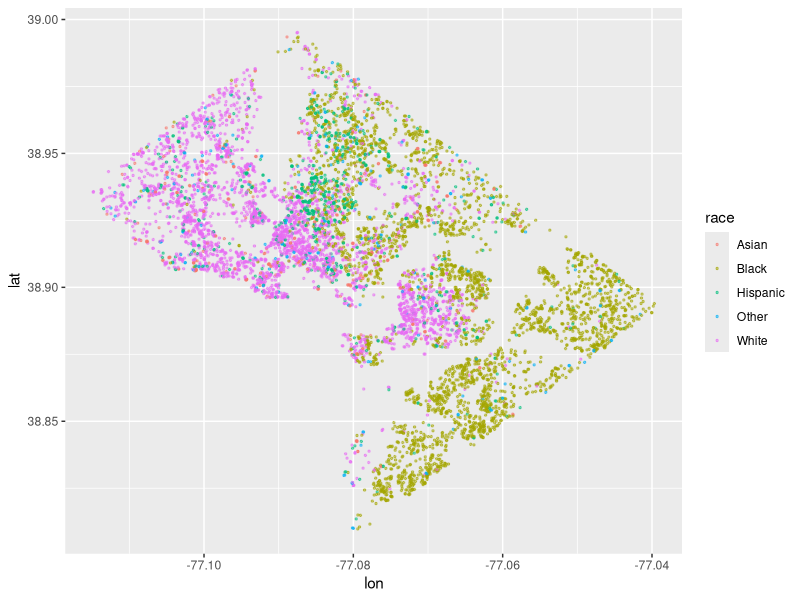
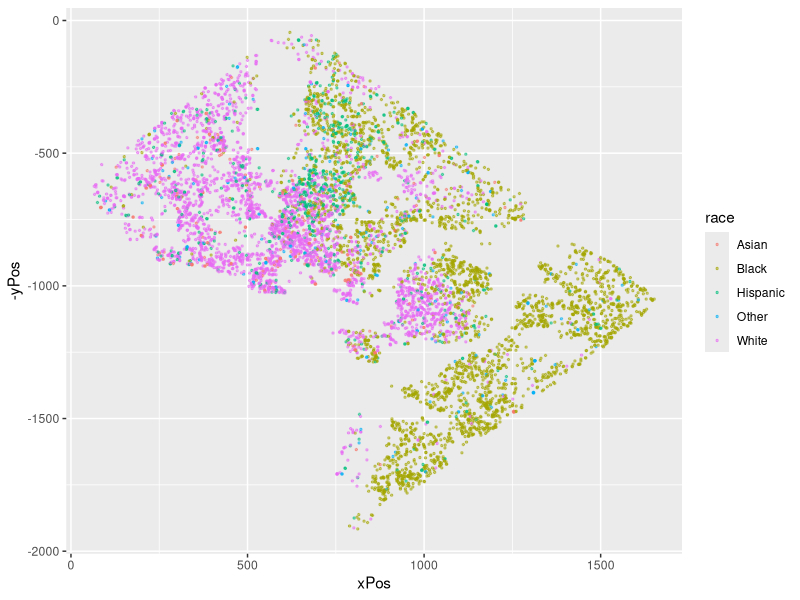

The R script that drew these images, in order:
## ---- chunk 1
knitr::opts_chunk$set(echo = TRUE)

library(tidyverse)

people <- read.csv("csv_files/people.csv")
## ---- chunk 2

dcPop = 702455 # DC Population (2017)
dcBlack = as.integer(dcPop * .471)
dcWhite = as.integer(dcPop * .451)
dcHispanic = as.integer(dcPop * .11)
dcAsian = as.integer(dcPop * .043)
dcOther = as.integer(dcPop * .034)  # 0.6% American Indian or Alaska Native
                                    # 0.1% Native Hawaiian or Pacific Islander
                                    # 2.7% Two or more races

dcPeople <- rbind(
  slice_sample(people %>% filter(race == "Black"), n = dcBlack, replace = TRUE),
  slice_sample(people %>% filter(race == "White"), n = dcWhite, replace = TRUE),
  slice_sample(people %>% filter(race == "Hispanic"), n = dcHispanic, replace = TRUE),
  slice_sample(people %>% filter(race == "Asian"), n = dcAsian, replace = TRUE),
  slice_sample(people %>% filter(race == "Other"), n = dcOther, replace = TRUE)
)

# Clean up
rm(dcPop, dcBlack, dcWhite, dcHispanic, dcAsian, dcOther)

## ---- chunk 3

# Points determined by placing markers on a map
# https://www.latlong.net/

#                    latitude, longitude
# Northernmost point 38.995966,-77.040968
# Southernmost point 38.791651,-77.038917

#                    latitude, longitude
# Westernmost point 38.936568,-77.116939
# Easternmost point 38.892864,-76.909364

minLat = 38.791651
maxLat = 38.995966
minLon = -77.116939
maxLon = -77.038917

latPerPixel = (maxLat - minLat) / 2100 # pixels on y-axis
lonPerPixel = (maxLon - minLon) / 1677 # pixels on x-axis


# Add jitter to the points first

dcPeople <- cbind(dcPeople, 
                  lat = rbeta(dim(dcPeople)[1],1,1), 
                  lon = rbeta(dim(dcPeople)[1],1,1) )

dcPeople <- dcPeople %>%
  mutate(lat = yPos  + 0.5 - lat,
         lon = xPos  + 0.5 - lon )

# Convert jitter positions to lat/long

dcPeople <- dcPeople %>%
  mutate(lat = maxLat - (lat * latPerPixel),
         lon = minLon + (lon * lonPerPixel) )
## ---- chunk 4

rm(minLat, maxLat, minLon, maxLon, 
   latPerPixel, lonPerPixel)

## ---- chunk 5

dcPeople %>% 
  sample_frac(.01) %>% 
  ggplot(aes(x = lon,
             y = lat,
             color = race)) +
  geom_point(size = 0.5,
             alpha = 0.5)

## ---- chunk 6

dcPeople %>% 
  sample_frac(.01) %>% 
  ggplot(aes(x = xPos,
             y = -yPos,
             color = race)) +
  geom_point(size = 0.5,
             alpha = 0.5)

## ---- chunk 7

# Write to CSV file

write.csv(dcPeople, "csv_files/dc_people.csv", row.names = FALSE)

